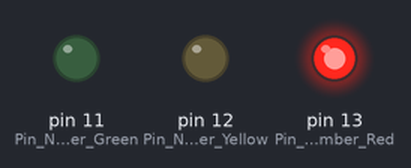
Simulated run of this sketch. Board: Arduino Uno, built with avr-gcc and run on an emulated ATmega328P. Shown: output pins drawn as LEDs (lit = HIGH).

Above: at 1.2 s.
At 3.7 s:
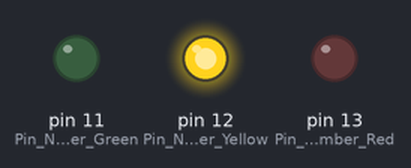
At 6.2 s:
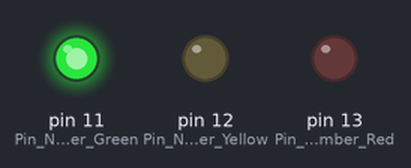
At 8.0 s:
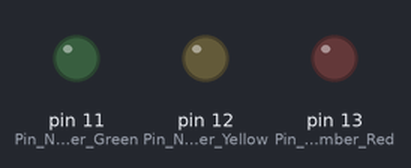
Timing chart, 0 to 11.1 s (numbered marks = the images above):
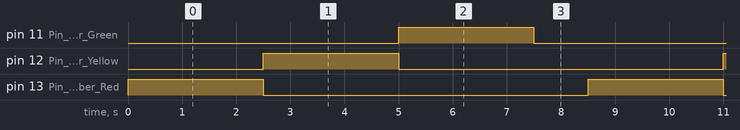

Measured:
- by itself, pin 11 (Pin_Number_Green), pin 12 (Pin_Number_Yellow), pin 13 (Pin_Number_Red): alternates HIGH for 2.5 s and LOW for 6.0 s
- by itself, everything shown: repeats every 8.5 s, in 4 steps

The sketch:

Blink_Practice.ino
```cpp
//Traffic Signal Code

#define Pin_Number_Red 13
#define Pin_Number_Yellow 12
#define Pin_Number_Green 11
void setup() {
  // put your setup code here, to run once:
pinMode (Pin_Number_Red, OUTPUT);
pinMode (Pin_Number_Yellow, OUTPUT);
pinMode (Pin_Number_Green, OUTPUT);
}

void loop() {
  // put your main code here, to run repeatedly:
//digitalWrite(Pin_Number, HIGH);
//delay(900); //Duty Cycle is still 1 sec but For that the cycle is 1/10th sec is OFF and 9/10th sec is ON
//digitalWrite(Pin_Number, LOW);
//delay(100);
digitalWrite(Pin_Number_Red, HIGH);
digitalWrite(Pin_Number_Yellow, LOW);
digitalWrite(Pin_Number_Green, LOW);
delay(2500);
digitalWrite(Pin_Number_Red, LOW);
digitalWrite(Pin_Number_Yellow, HIGH);
digitalWrite(Pin_Number_Green, LOW);
delay(2500);
digitalWrite(Pin_Number_Red, LOW);
digitalWrite(Pin_Number_Yellow, LOW);
digitalWrite(Pin_Number_Green, HIGH);
delay(2500);
digitalWrite(Pin_Number_Red, LOW);
digitalWrite(Pin_Number_Yellow, LOW);
digitalWrite(Pin_Number_Green, LOW);
delay(1000);
}
```
